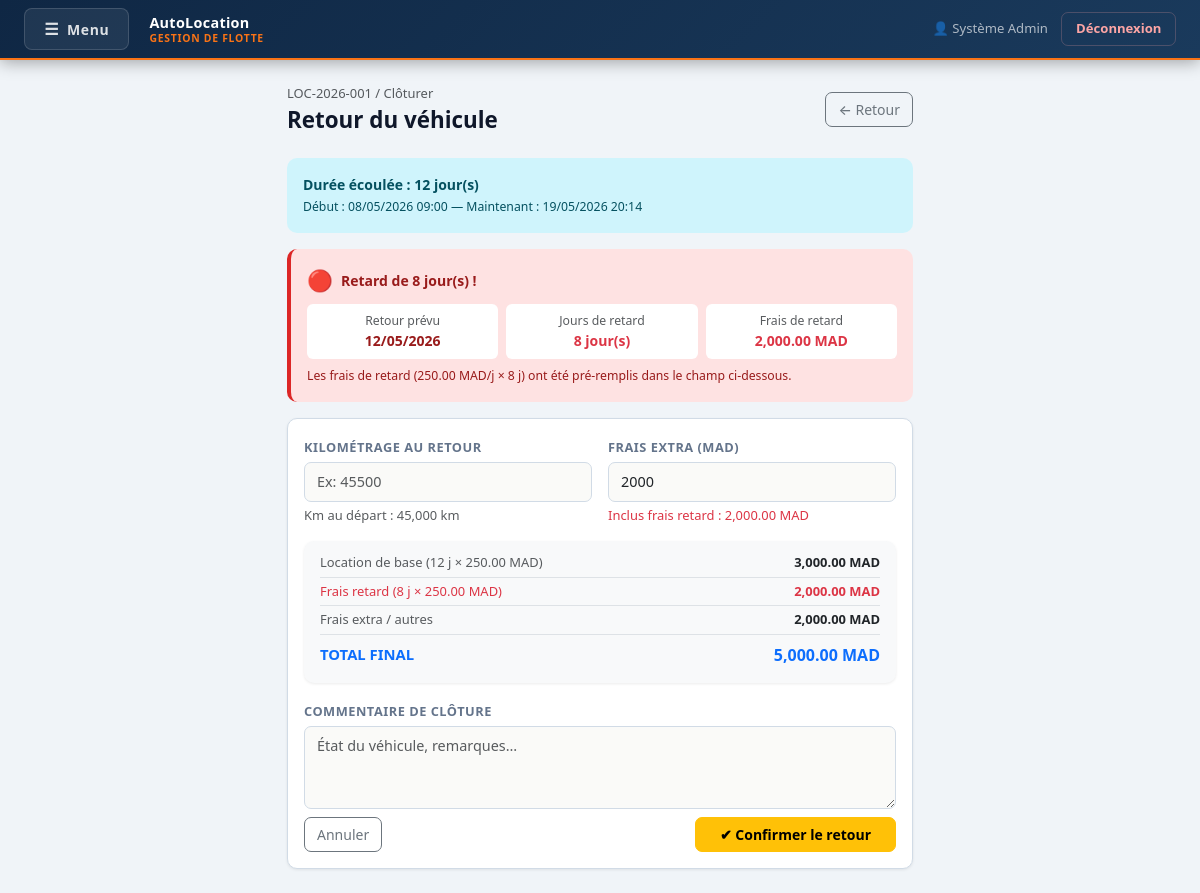
Page /reservations/finish.php?id=1 (signed in) on the committed database.
### tables this page shows
CREATE TABLE IF NOT EXISTS `reservations` (
  `id`                   INT(11)       NOT NULL AUTO_INCREMENT,
  `reference`            VARCHAR(30)   DEFAULT NULL,
  `client_id`            INT(11)       NOT NULL,
  `vehicle_id`           INT(11)       NOT NULL,
  `statut`               ENUM('en attente','confirmée','en cours','terminée','annulée') DEFAULT 'en attente',
  `date_debut`           DATETIME      NOT NULL,
  `date_fin_prevue`      DATETIME      NOT NULL,
  `date_retour_effectif` DATETIME      DEFAULT NULL,
  `lieu_depart`          VARCHAR(150)  DEFAULT NULL,
  `lieu_retour`          VARCHAR(150)  DEFAULT NULL,
  `km_depart`            INT(11)       DEFAULT NULL,
  `km_retour`            INT(11)       DEFAULT NULL,
  `prix_jour`            DECIMAL(10,2) DEFAULT NULL,
  `nb_jours`             INT(11)       DEFAULT NULL,
  `caution`              DECIMAL(10,2) DEFAULT 0.00,
  `montant_total`        DECIMAL(10,2) DEFAULT NULL,
  `frais_extra`          DECIMAL(10,2) DEFAULT 0.00,
  `commentaire`          TEXT          DEFAULT NULL,
  `created_by`           INT(11)       DEFAULT NULL,
  `created_at`           TIMESTAMP     NOT NULL DEFAULT CURRENT_TIMESTAMP,
  PRIMARY KEY (`id`),
  UNIQUE KEY `reference` (`reference`),
  KEY `client_id` (`client_id`),
  KEY `vehicle_id` (`vehicle_id`),
  KEY `created_by` (`created_by`),
  CONSTRAINT `res_client_fk`  FOREIGN KEY (`client_id`)  REFERENCES `clients`(`id`),
  CONSTRAINT `res_vehicle_fk` FOREIGN KEY (`vehicle_id`) REFERENCES `vehicles`(`id`),
  CONSTRAINT `res_user_fk`    FOREIGN KEY (`created_by`) REFERENCES `users`(`id`) ON DELETE SET NULL
);

### reservations/finish.php (the view, shortened to what this page needs)
<?php
$db    = new Database();
$conn  = $db->getConnection();
$id = (int)($_GET['id'] ?? $_POST['id'] ?? 0);
$r = $conn->prepare("SELECT * FROM reservations WHERE id=?");
$r->execute([$id]);
$r = $r->fetch();
$now          = new DateTime();
$debut        = new DateTime($r['date_debut']);
$finPrevue    = new DateTime($r['date_fin_prevue']);
$joursEcoules = max(1, (int)ceil(($now->getTimestamp() - $debut->getTimestamp()) / 86400));
$enRetard    = $now > $finPrevue;
$joursRetard = 0;
$fraisRetard = 0;
if ($enRetard) {
    $joursRetard = (int)ceil(($now->getTimestamp() - $finPrevue->getTimestamp()) / 86400);
    $fraisRetard = $joursRetard * $r['prix_jour'];
}
$fraisExtraInitial = $fraisRetard;
?>
<!DOCTYPE html>
<html lang="fr">
<head>
  <link href="https://cdn.jsdelivr.net/npm/bootstrap@5.3.3/dist/css/bootstrap.min.css" rel="stylesheet">
  <link href="/location/style.css" rel="stylesheet">
</head>
<body>
<?php include "../includes/navbar.php"; ?>
<div class="container py-4" style="max-width:650px">
  <div class="page-header">
    <div>
      <div class="text-muted small mb-1"><a href="view.php?id=<?= $id ?>" class="text-decoration-none text-muted"><?= htmlspecialchars($r['reference']) ?></a> / Clôturer</div>
      <h1 class="page-title">Retour du véhicule</h1>
    </div>
    <a href="view.php?id=<?= $id ?>" class="btn btn-outline-secondary">← Retour</a>
  </div>
  <div class="alert alert-info mb-3 d-flex align-items-center gap-3">
    <div>
      <strong>Durée écoulée : <?= $joursEcoules ?> jour(s)</strong><br>
      <small>Début : <?= date('d/m/Y H:i', strtotime($r['date_debut'])) ?> — Maintenant : <?= $now->format('d/m/Y H:i') ?></small>
    </div>
  </div>
  <?php if ($enRetard): ?>
  <div class="alert alert-danger mb-3">
    <div class="d-flex align-items-center gap-2 mb-2">
      <span style="font-size:1.3rem">🔴</span>
      <strong>Retard de <?= $joursRetard ?> jour(s) !</strong>
    </div>
    <div class="row g-2">
      <div class="col-sm-4">
        <div class="bg-white rounded p-2 text-center">
          <div class="text-muted small">Retour prévu</div>
          <div class="fw-bold"><?= $finPrevue->format('d/m/Y') ?></div>
        </div>
      </div>
      <div class="col-sm-4">
        <div class="bg-white rounded p-2 text-center">
          <div class="text-muted small">Jours de retard</div>
          <div class="fw-bold text-danger"><?= $joursRetard ?> jour(s)</div>
        </div>
      </div>
      <div class="col-sm-4">
        <div class="bg-white rounded p-2 text-center">
          <div class="text-muted small">Frais de retard</div>
          <div class="fw-bold text-danger"><?= number_format($fraisRetard, 2) ?> MAD</div>
        </div>
      </div>
    </div>
    <div class="mt-2 small">Les frais de retard (<?= number_format($r['prix_jour'], 2) ?> MAD/j × <?= $joursRetard ?> j) ont été pré-remplis dans le champ ci-dessous.</div>
  </div>
  <?php endif; ?>
  <div class="card">
    <div class="card-body">
      <form method="POST" class="row g-3">
        <div class="col-md-6">
          <label class="form-label fw-semibold">Kilométrage au retour</label>
          <input type="number" name="km_retour" class="form-control" min="<?= $r['km_depart'] ?: 0 ?>"
                 placeholder="Ex: <?= ($r['km_depart'] ?: 0) + 500 ?>" onchange="calcFinal()">
          <?php if ($r['km_depart']): ?>
            <div class="form-text">Km au départ : <?= number_format($r['km_depart']) ?> km</div>
          <?php endif; ?>
        </div>
        <div class="col-md-6">
          <label class="form-label fw-semibold">Frais extra (MAD)</label>
          <input type="number" name="frais_extra" id="fraisExtra" class="form-control"
                 step="0.01" min="0" value="<?= $fraisExtraInitial ?>" onchange="calcFinal()"
                 placeholder="Retard, carburant, dégâts…">
          <?php if ($enRetard): ?>
          <div class="form-text text-danger">Inclus frais retard : <?= number_format($fraisRetard, 2) ?> MAD</div>
          <?php endif; ?>
        </div>
        <div class="col-12">
          <div class="card bg-light border-0">
            <div class="card-body py-2">
              <div class="d-flex justify-content-between py-1 border-bottom small">
                <span class="text-muted">Location de base (<?= $joursEcoules ?> j × <?= number_format($r['prix_jour'], 2) ?> MAD)</span>
                <span class="fw-semibold" id="montantBase"><?= number_format($joursEcoules * $r['prix_jour'], 2) ?> MAD</span>
              </div>
              <?php if ($enRetard): ?>
              <div class="d-flex justify-content-between py-1 border-bottom small text-danger">
                <span>Frais retard (<?= $joursRetard ?> j × <?= number_format($r['prix_jour'], 2) ?> MAD)</span>
                <span class="fw-semibold"><?= number_format($fraisRetard, 2) ?> MAD</span>
              </div>
              <?php endif; ?>
              <div class="d-flex justify-content-between py-1 border-bottom small">
                <span class="text-muted">Frais extra / autres</span>
                <span class="fw-semibold" id="fraisDisplay"><?= number_format($fraisExtraInitial, 2) ?> MAD</span>
              </div>
              <div class="d-flex justify-content-between py-2 fw-bold">
                <span class="text-primary">TOTAL FINAL</span>
                <span class="text-primary fs-6" id="totalFinal"><?= number_format($joursEcoules * $r['prix_jour'] + $fraisExtraInitial, 2) ?> MAD</span>
              </div>
            </div>
          </div>
        </div>
        <div class="col-12">
          <label class="form-label fw-semibold">Commentaire de clôture</label>
          <textarea name="commentaire" class="form-control" rows="3" placeholder="État du véhicule, remarques…"></textarea>
        </div>
        <div class="col-12 d-flex justify-content-between mt-2">
          <a href="view.php?id=<?= $id ?>" class="btn btn-outline-secondary">Annuler</a>
          <button type="submit" class="btn btn-warning px-4 fw-semibold">✔ Confirmer le retour</button>
        </div>
      </form>
    </div>
  </div>
</div>
</body>
</html>

### style.css (style rules this page uses)
:root { --primary: #1a3a5c; --primary-dark: #102640; --accent: #f97316; --accent-dark: #ea6c0a; --danger: #dc2626; --danger-dark: #b91c1c; --bg: #f0f4f8; --surface: #ffffff; --border: #d1dbe6; --text: #0f172a; --text-muted: #64748b; --nav-bg: #0f2744; --radius: 10px; --shadow-sm: 0 1px 3px rgba(0,0,0,.08); --shadow: 0 4px 12px rgba(0,0,0,.1); --shadow-lg: 0 8px 28px rgba(0,0,0,.13); --transition: .2s ease; }
*, *::before, *::after { box-sizing: border-box; }
body { background: var(--bg); font-family: 'Segoe UI', system-ui, -apple-system, sans-serif; color: var(--text); font-size: .925rem; min-height: 100vh; }
.page-header { display: flex; align-items: center; justify-content: space-between; margin-bottom: 1.5rem; }
.page-title { font-size: 1.4rem; font-weight: 700; margin: 0; color: var(--text); }
.card { border: 1px solid var(--border); border-radius: var(--radius); box-shadow: var(--shadow-sm); background: var(--surface); }
.btn { font-weight: 500; border-radius: 7px; transition: all var(--transition); font-size: .875rem; }
.form-label { font-weight: 600; font-size: .8rem; color: var(--text-muted); text-transform: uppercase; letter-spacing: .04em; margin-bottom: .35rem; }
.form-control, .form-select { border-radius: 7px; border-color: var(--border); font-size: .9rem; padding: .5rem .75rem; transition: border-color var(--transition), box-shadow var(--transition); background: #fafaf8; }
.alert { border-radius: var(--radius); border: none; font-size: .875rem; font-weight: 500; }
.alert-danger { background: #fee2e2; color: #991b1b; border-left: 4px solid var(--danger); }
.card { animation: fadeInUp .35s ease both; }
.page-header { animation: fadeInUp .3s ease both; }
.alert { animation: alertSlideIn .3s ease both; }
.form-control, .form-select { transition: border-color .2s ease, box-shadow .2s ease, background .2s ease; }

### rows in the picture
reservations: reference "LOC-2026-001", date_debut "12", date_debut "08/05/2026 09:00", date_fin_prevue "8", date_fin_prevue "12/05/2026", fraisRetard "2,000.00", prix_jour "250.00", km_retour "Ex: 45500", km_depart "45,000", frais_extra "2000", $joursEcoules * $r['prix_jour'] "3,000.00", fraisExtraInitial "2,000.00", $joursEcoules * $r['prix_jour'] + $fraisExtraInitial "5,000.00"

### other values in the picture
$_SESSION['user_nom'] "Système Admin"
